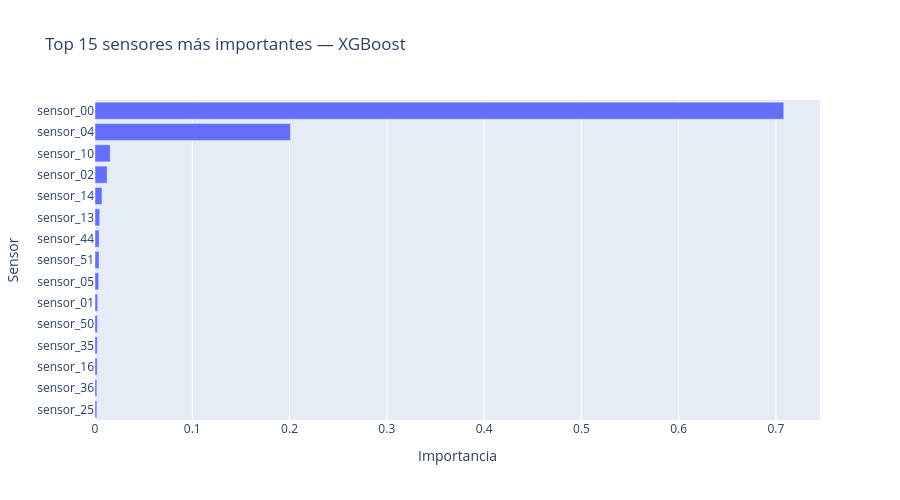

Source (notebook cell):
### Markdown cell above
### 10.6 Importancia de variables (Random Forest)

**Qué/Por qué:** si el ganador es un modelo de árboles, su **importancia de variables**
indica qué sensores son más informativos para detectar la anomalía —útil para priorizar
instrumentación y para el dashboard.

### Code cell
if hasattr(modelo_mejor, "feature_importances_"):
    imp = (pd.Series(modelo_mejor.feature_importances_, index=sensores)
           .sort_values(ascending=False).head(15))
    fig = px.bar(imp[::-1], orientation="h",
                 title=f"Top 15 sensores más importantes — {mejor}",
                 labels={"value": "Importancia", "index": "Sensor"})
    fig.update_layout(height=500, showlegend=False); fig.show()
else:
    print(f"El modelo {mejor} no expone feature_importances_.")

### Figure 1 — Plotly figure (JSON) as saved in the notebook; plotly's stock layout.template omitted (floating-point values rounded to 4 significant figures)
{"data": [{"hovertemplate": "variable=0<br>Importancia=%{x}<br>Sensor=%{y}<extra></extra>", "legendgroup": "0", "marker": {"color": "#636efa", "pattern": {"shape": ""}}, "name": "0", "orientation": "h", "showlegend": true, "textposition": "auto", "type": "bar", "x": [0.001913, 0.001914, 0.002284, 0.002344, 0.002433, 0.002748, 0.003829, 0.004093, 0.004274, 0.004889, 0.007166, 0.0125, 0.01562, 0.201, 0.7081], "xaxis": "x", "y": ["sensor_25", "sensor_36", "sensor_16", "sensor_35", "sensor_50", "sensor_01", "sensor_05", "sensor_51", "sensor_44", "sensor_13", "sensor_14", "sensor_02", "sensor_10", "sensor_04", "sensor_00"], "yaxis": "y"}], "layout": {"barmode": "relative", "height": 500, "legend": {"title": {"text": "variable"}, "tracegroupgap": 0}, "showlegend": false, "title": {"text": "Top 15 sensores más importantes — XGBoost"}, "xaxis": {"anchor": "y", "domain": [0, 1], "title": {"text": "Importancia"}}, "yaxis": {"anchor": "x", "domain": [0, 1], "title": {"text": "Sensor"}}}}
